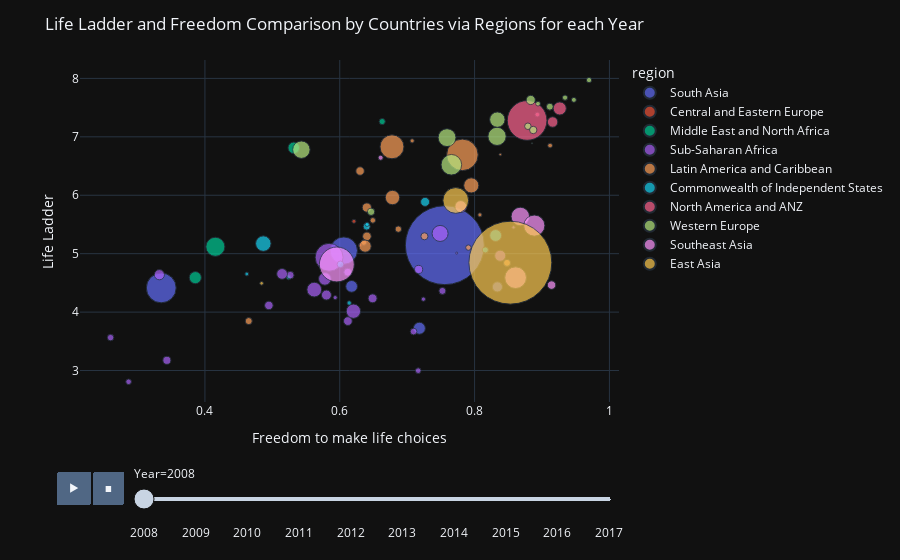

Write notebook code for a chart like this one.
### Code cell
fig = px.scatter(pop_df, 
                 x = "Freedom to make life choices",
                 y = "Life Ladder",
                 animation_frame = "Year",
                 animation_group = "Country name",
                 size = "population",
                 template = "plotly_dark",
                 color = "region", 
                 hover_name = "Country name", 
                 size_max = 60)
fig.update_layout(title = "Life Ladder and Freedom Comparison by Countries via Regions for each Year")
fig.show()

### Figure 1 — Plotly figure (JSON) as saved in the notebook; plotly's stock layout.template omitted (floating-point values rounded to 4 significant figures)
{"data": [{"hovertemplate": "<b>%{hovertext}</b><br><br>region=South Asia<br>Year=2008<br>Freedom to make life choices=%{x}<br>Life Ladder=%{y}<br>population=%{marker.size}<extra></extra>", "hovertext": ["Afghanistan", "Bangladesh", "India", "Nepal", "Pakistan", "Sri Lanka"], "ids": ["Afghanistan", "Bangladesh", "India", "Nepal", "Pakistan", "Sri Lanka"], "legendgroup": "South Asia", "marker": {"color": "#636efa", "size": [27722276, 144304167, 1200669765, 26666576, 171648986, 19983984], "sizemode": "area", "sizeref": 385100.0, "symbol": "circle"}, "mode": "markers", "name": "South Asia", "orientation": "v", "showlegend": true, "type": "scatter", "x": [0.7181, 0.606, 0.7558, 0.6176, 0.3352, 0.8338], "xaxis": "x", "y": [3.724, 5.052, 5.146, 4.441, 4.414, 4.431], "yaxis": "y"}, {"hovertemplate": "<b>%{hovertext}</b><br><br>region=Central and Eastern Europe<br>Year=2008<br>Freedom to make life choices=%{x}<br>Life Ladder=%{y}<br>population=%{marker.size}<extra></extra>", "hovertext": ["Estonia", "Kosovo", "Latvia", "Lithuania"], "ids": ["Estonia", "Kosovo", "Latvia", "Lithuania"], "legendgroup": "Central and Eastern Europe", "marker": {"color": "#EF553B", "size": [1337090, 1747383, 2177322, 3198231], "sizemode": "area", "sizeref": 385100.0, "symbol": "circle"}, "mode": "markers", "name": "Central and Eastern Europe", "orientation": "v", "showlegend": true, "type": "scatter", "x": [0.6423, null, 0.6301, 0.6211], "xaxis": "x", "y": [5.452, 5.522, 5.145, 5.554], "yaxis": "y"}, {"hovertemplate": "<b>%{hovertext}</b><br><br>region=Middle East and North Africa<br>Year=2008<br>Freedom to make life choices=%{x}<br>Life Ladder=%{y}<br>population=%{marker.size}<extra></extra>", "hovertext": ["Iraq", "Israel", "Jordan", "Lebanon", "Saudi Arabia", "Turkey"], "ids": ["Iraq", "Israel", "Jordan", "Lebanon", "Saudi Arabia", "Turkey"], "legendgroup": "Middle East and North Africa", "marker": {"color": "#00cc96", "size": [28385746, 7308800, 6556478, 4764741, 25888541, 70418604], "sizemode": "area", "sizeref": 385100.0, "symbol": "circle"}, "mode": "markers", "name": "Middle East and North Africa", "orientation": "v", "showlegend": true, "type": "scatter", "x": [0.3858, 0.663, null, 0.5241, 0.5318, 0.4155], "xaxis": "x", "y": [4.59, 7.261, 4.93, 4.595, 6.811, 5.118], "yaxis": "y"}, {"hovertemplate": "<b>%{hovertext}</b><br><br>region=Sub-Saharan Africa<br>Year=2008<br>Freedom to make life choices=%{x}<br>Life Ladder=%{y}<br>population=%{marker.size}<extra></extra>", "hovertext": ["Benin", "Botswana", "Burkina Faso", "Burundi", "Cameroon", "Chad", "Djibouti", "Ghana", "Kenya", "Liberia", "Madagascar", "Mali", "Mauritania", "Mozambique", "Niger", "Nigeria", "Rwanda", "Senegal", "Sierra Leone", "South Africa", "Tanzania", "Togo", "Uganda", "Zambia", "Zimbabwe"], "ids": ["Benin", "Botswana", "Burkina Faso", "Burundi", "Cameroon", "Chad", "Djibouti", "Ghana", "Kenya", "Liberia", "Madagascar", "Mali", "Mauritania", "Mozambique", "Niger", "Nigeria", "Rwanda", "Senegal", "Sierra Leone", "South Africa", "Tanzania", "Togo", "Uganda", "Zambia", "Zimbabwe"], "legendgroup": "Sub-Saharan Africa", "marker": {"color": "#ab63fa", "size": [8696921, 1915639, 14689725, 8126102, 19252666, 11183588, 816358, 23563825, 39791981, 3607860, 19996473, 14113577, 3296238, 22276596, 15250908, 150269623, 9524534, 12004701, 6133603, 49779471, 41853944, 6083420, 30431736, 12848530, 12379549], "sizemode": "area", "sizeref": 385100.0, "symbol": "circle"}, "mode": "markers", "name": "Sub-Saharan Africa", "orientation": "v", "showlegend": true, "type": "scatter", "x": [0.7095, 0.8578, 0.6121, 0.2601, 0.5803, 0.5266, 0.7735, 0.838, 0.6203, 0.7241, 0.3324, 0.4948, 0.5933, 0.5144, 0.6487, 0.5842, 0.7523, 0.6119, 0.7164, 0.7488, 0.5622, 0.2868, 0.5779, 0.717, 0.3436], "xaxis": "x", "y": [3.667, 5.451, 3.846, 3.563, 4.292, 4.632, 5.009, 4.965, 4.015, 4.221, 4.64, 4.115, 4.248, 4.654, 4.236, 4.939, 4.363, 4.683, 2.997, 5.346, 4.385, 2.808, 4.569, 4.73, 3.174], "yaxis": "y"}, {"hovertemplate": "<b>%{hovertext}</b><br><br>region=Latin America and Caribbean<br>Year=2008<br>Freedom to make life choices=%{x}<br>Life Ladder=%{y}<br>population=%{marker.size}<extra></extra>", "hovertext": ["Argentina", "Bolivia", "Brazil", "Chile", "Colombia", "Costa Rica", "Dominican Republic", "Ecuador", "El Salvador", "Guatemala", "Haiti", "Honduras", "Mexico", "Nicaragua", "Panama", "Paraguay", "Peru", "Trinidad and Tobago", "Uruguay"], "ids": ["Argentina", "Bolivia", "Brazil", "Chile", "Colombia", "Costa Rica", "Dominican Republic", "Ecuador", "El Salvador", "Guatemala", "Haiti", "Honduras", "Mexico", "Nicaragua", "Panama", "Paraguay", "Peru", "Trinidad and Tobago", "Uruguay"], "legendgroup": "Latin America and Caribbean", "marker": {"color": "#FFA15A", "size": [40080160, 9721454, 192030362, 16708258, 44254975, 4463125, 9458075, 14535739, 6131764, 14006428, 9646580, 7980955, 110815271, 5667432, 3516204, 6081296, 28562317, 1314443, 3340221], "sizemode": "area", "sizeref": 385100.0, "symbol": "circle"}, "mode": "markers", "name": "Latin America and Caribbean", "orientation": "v", "showlegend": true, "type": "scatter", "x": [0.6782, 0.7256, 0.7819, 0.6402, 0.7951, 0.912, 0.8481, 0.6403, 0.6356, 0.6302, 0.465, 0.6869, 0.6775, 0.7908, 0.7074, 0.6491, 0.6377, 0.8381, 0.8079], "xaxis": "x", "y": [5.961, 5.298, 6.691, 5.789, 6.168, 6.851, 4.842, 5.297, 5.191, 6.414, 3.846, 5.42, 6.829, 5.104, 6.931, 5.57, 5.129, 6.696, 5.664], "yaxis": "y"}, {"hovertemplate": "<b>%{hovertext}</b><br><br>region=Commonwealth of Independent States<br>Year=2008<br>Freedom to make life choices=%{x}<br>Life Ladder=%{y}<br>population=%{marker.size}<extra></extra>", "hovertext": ["Armenia", "Azerbaijan", "Belarus", "Georgia", "Kazakhstan", "Moldova", "Tajikistan", "Ukraine", "Uzbekistan"], "ids": ["Armenia", "Azerbaijan", "Belarus", "Georgia", "Kazakhstan", "Moldova", "Tajikistan", "Ukraine", "Uzbekistan"], "legendgroup": "Commonwealth of Independent States", "marker": {"color": "#19d3f3", "size": [2907618, 8763400, 9527985, 3848449, 15674000, 3570108, 7209930, 46258200, 27302800], "sizemode": "area", "sizeref": 385100.0, "symbol": "circle"}, "mode": "markers", "name": "Commonwealth of Independent States", "orientation": "v", "showlegend": true, "type": "scatter", "x": [0.4622, 0.601, 0.6399, 0.614, 0.7266, 0.6406, 0.816, 0.4866, 0.8313], "xaxis": "x", "y": [4.652, 4.817, 5.463, 4.156, 5.886, 5.503, 5.064, 5.172, 5.311], "yaxis": "y"}, {"hovertemplate": "<b>%{hovertext}</b><br><br>region=North America and ANZ<br>Year=2008<br>Freedom to make life choices=%{x}<br>Life Ladder=%{y}<br>population=%{marker.size}<extra></extra>", "hovertext": ["Australia", "Canada", "New Zealand", "United States"], "ids": ["Australia", "Canada", "New Zealand", "United States"], "legendgroup": "North America and ANZ", "marker": {"color": "#FF6692", "size": [21249200, 33247118, 4259800, 304093966], "sizemode": "area", "sizeref": 385100.0, "symbol": "circle"}, "mode": "markers", "name": "North America and ANZ", "orientation": "v", "showlegend": true, "type": "scatter", "x": [0.9157, 0.9263, 0.8931, 0.878], "xaxis": "x", "y": [7.254, 7.486, 7.381, 7.28], "yaxis": "y"}, {"hovertemplate": "<b>%{hovertext}</b><br><br>region=Western Europe<br>Year=2008<br>Freedom to make life choices=%{x}<br>Life Ladder=%{y}<br>population=%{marker.size}<extra></extra>", "hovertext": ["Austria", "Belgium", "Denmark", "Finland", "France", "Germany", "Iceland", "Ireland", "Italy", "Netherlands", "Norway", "Portugal", "Spain", "Sweden", "United Kingdom"], "ids": ["Austria", "Belgium", "Denmark", "Finland", "France", "Germany", "Iceland", "Ireland", "Italy", "Netherlands", "Norway", "Portugal", "Spain", "Sweden", "United Kingdom"], "legendgroup": "Western Europe", "marker": {"color": "#B6E880", "size": [8321496, 10709973, 5493621, 5313399, 64374984, 82110097, 317414, 4489544, 58826731, 16445593, 4768212, 10558177, 45954106, 9219637, 61806995], "sizemode": "area", "sizeref": 385100.0, "symbol": "circle"}, "mode": "markers", "name": "Western Europe", "orientation": "v", "showlegend": true, "type": "scatter", "x": [0.8791, 0.887, 0.9698, 0.9342, 0.8333, 0.7656, 0.8852, 0.8941, 0.5431, 0.8833, 0.9473, 0.6465, 0.8338, 0.9116, 0.7591], "xaxis": "x", "y": [7.181, 7.117, 7.971, 7.671, 7.008, 6.522, 6.888, 7.568, 6.78, 7.631, 7.632, 5.717, 7.294, 7.516, 6.986], "yaxis": "y"}, {"hovertemplate": "<b>%{hovertext}</b><br><br>region=Southeast Asia<br>Year=2008<br>Freedom to make life choices=%{x}<br>Life Ladder=%{y}<br>population=%{marker.size}<extra></extra>", "hovertext": ["Cambodia", "Indonesia", "Malaysia", "Philippines", "Singapore", "Thailand", "Vietnam"], "ids": ["Cambodia", "Indonesia", "Malaysia", "Philippines", "Singapore", "Thailand", "Vietnam"], "legendgroup": "Southeast Asia", "marker": {"color": "#FF97FF", "size": [13883834, 235469762, 27236006, 90901965, 4839396, 66530984, 86243413], "sizemode": "area", "sizeref": 385100.0, "symbol": "circle"}, "mode": "markers", "name": "Southeast Asia", "orientation": "v", "showlegend": true, "type": "scatter", "x": [0.9142, 0.5956, 0.7796, 0.8608, 0.6607, 0.8678, 0.8886], "xaxis": "x", "y": [4.462, 4.815, 5.807, 4.589, 6.642, 5.636, 5.48], "yaxis": "y"}, {"hovertemplate": "<b>%{hovertext}</b><br><br>region=East Asia<br>Year=2008<br>Freedom to make life choices=%{x}<br>Life Ladder=%{y}<br>population=%{marker.size}<extra></extra>", "hovertext": ["China", "Japan", "Mongolia"], "ids": ["China", "Japan", "Mongolia"], "legendgroup": "East Asia", "marker": {"color": "#FECB52", "size": [1324655000, 128063000, 2631898], "sizemode": "area", "sizeref": 385100.0, "symbol": "circle"}, "mode": "markers", "name": "East Asia", "orientation": "v", "showlegend": true, "type": "scatter", "x": [0.8531, 0.7721, 0.4841], "xaxis": "x", "y": [4.846, 5.911, 4.493], "yaxis": "y"}], "layout": {"legend": {"itemsizing": "constant", "title": {"text": "region"}, "tracegroupgap": 0}, "margin": {"t": 60}, "sliders": [{"active": 0, "currentvalue": {"prefix": "Year="}, "len": 0.9, "pad": {"b": 10, "t": 60}, "steps": [{"args": [["2008"], {"frame": {"duration": 0, "redraw": false}, "fromcurrent": true, "mode": "immediate", "transition": {"duration": 0, "easing": "linear"}}], "label": "2008", "method": "animate"}, {"args": [["2009"], {"frame": {"duration": 0, "redraw": false}, "fromcurrent": true, "mode": "immediate", "transition": {"duration": 0, "easing": "linear"}}], "label": "2009", "method": "animate"}, {"args": [["2010"], {"frame": {"duration": 0, "redraw": false}, "fromcurrent": true, "mode": "immediate", "transition": {"duration": 0, "easing": "linear"}}], "label": "2010", "method": "animate"}, {"args": [["2011"], {"frame": {"duration": 0, "redraw": false}, "fromcurrent": true, "mode": "immediate", "transition": {"duration": 0, "easing": "linear"}}], "label": "2011", "method": "animate"}, {"args": [["2012"], {"frame": {"duration": 0, "redraw": false}, "fromcurrent": true, "mode": "immediate", "transition": {"duration": 0, "easing": "linear"}}], "label": "2012", "method": "animate"}, {"args": [["2013"], {"frame": {"duration": 0, "redraw": false}, "fromcurrent": true, "mode": "immediate", "transition": {"duration": 0, "easing": "linear"}}], "label": "2013", "method": "animate"}, {"args": [["2014"], {"frame": {"duration": 0, "redraw": false}, "fromcurrent": true, "mode": "immediate", "transition": {"duration": 0, "easing": "linear"}}], "label": "2014", "method": "animate"}, {"args": [["2015"], {"frame": {"duration": 0, "redraw": false}, "fromcurrent": true, "mode": "immediate", "transition": {"duration": 0, "easing": "linear"}}], "label": "2015", "method": "animate"}, {"args": [["2016"], {"frame": {"duration": 0, "redraw": false}, "fromcurrent": true, "mode": "immediate", "transition": {"duration": 0, "easing": "linear"}}], "label": "2016", "method": "animate"}, {"args": [["2017"], {"frame": {"duration": 0, "redraw": false}, "fromcurrent": true, "mode": "immediate", "transition": {"duration": 0, "easing": "linear"}}], "label": "2017", "method": "animate"}], "x": 0.1, "xanchor": "left", "y": 0, "yanchor": "top"}], "title": {"text": "Life Ladder and Freedom Comparison by Countries via Regions for each Year"}, "updatemenus": [{"buttons": [{"args": [null, {"frame": {"duration": 500, "redraw": false}, "fromcurrent": true, "mode": "immediate", "transition": {"duration": 500, "easing": "linear"}}], "label": "&#9654;", "method": "animate"}, {"args": [[null], {"frame": {"duration": 0, "redraw": false}, "fromcurrent": true, "mode": "immediate", "transition": {"duration": 0, "easing": "linear"}}], "label": "&#9724;", "method": "animate"}], "direction": "left", "pad": {"r": 10, "t": 70}, "showactive": false, "type": "buttons", "x": 0.1, "xanchor": "right", "y": 0, "yanchor": "top"}], "xaxis": {"anchor": "y", "domain": [0, 1], "title": {"text": "Freedom to make life choices"}}, "yaxis": {"anchor": "x", "domain": [0, 1], "title": {"text": "Life Ladder"}}}}
